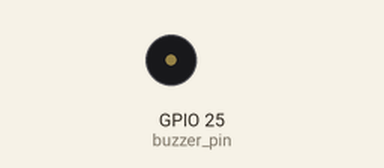
Bench run of a program on a simulated Raspberry Pi (BCM pin numbers). Shown: buzzer (waves = sounding, pin HIGH). At 10.3 s the program stops and its outputs stay as they are.

Above: at 0.5 s.
At 4.15 s:
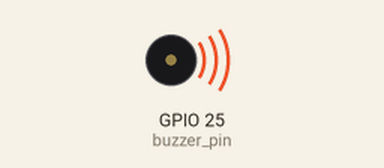
Timing chart, 0 to 7.1 s (numbered marks = the images above):
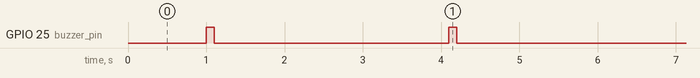

Measured:
- by itself, GPIO 25 (buzzer_pin): alternates HIGH for 0.10 s and LOW for 3.0 s

The program:

buzzer_example.py
```python
import RPi.GPIO as GPIO
from time import sleep

GPIO.setmode(GPIO.BCM)

buzzer_pin = 25

GPIO.setup(buzzer_pin, GPIO.OUT)

sleep(1)

for i in range(3):
    GPIO.output(buzzer_pin, GPIO.HIGH)
    sleep(0.1)
    GPIO.output(buzzer_pin, GPIO.LOW)
    sleep(3)

GPIO.cleanup()
```
